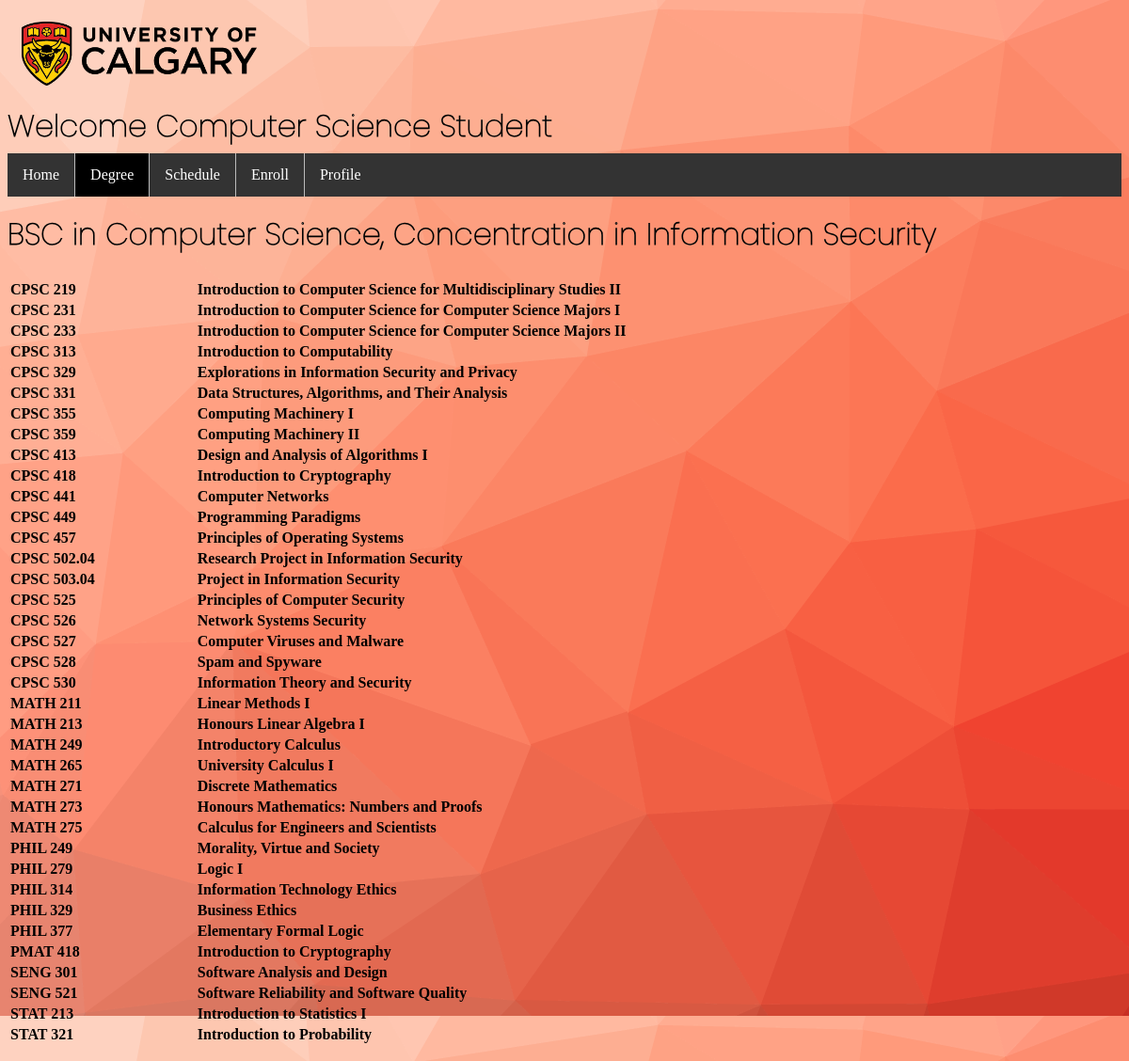
Screenshot of /pages/student/student_degree.php (signed in) with the database file from the repository.
### tables this page shows
CREATE TABLE `degree` (
  `Deg_ID` int(10) NOT NULL,
  `Type` char(5) NOT NULL,
  `Name` char(255) NOT NULL
);

CREATE TABLE `course` (
  `Cid` int(10) NOT NULL,
  `Acronym` char(4) DEFAULT NULL,
  `Number` float DEFAULT NULL,
  `Name` char(255) DEFAULT NULL,
  `Description` varchar(2000) NOT NULL
);

### pages/student/student_degree.php (the view, shortened to what this page needs)
<!DOCTYPE html>
<html>
<head>
<link rel="stylesheet" type="text/css" href="index.css">
<link href="/testing/test.css" rel="stylesheet">
</head>
<body>
    <?php $page = 'degree'; include("student_nav.php");?>
    <p>
    <?php
        $UCID = $_SESSION['student_id'];
        $sql = "SELECT * FROM enroll_deg WHERE UCID = $UCID ";
        $result = mysqli_query($conn, $sql);
        while($row = $result->fetch_assoc()){
            $DEG_ID = $row['Deg_ID'];
        }
        $sql = "SELECT Acronym, Number, course.Name ,degree.Name AS DEG_NAME
                    FROM degree
        	        NATURAL JOIN major
                    LEFT OUTER JOIN course
             	        ON course.Cid = major.Cid
                    WHERE Deg_ID = $DEG_ID
                    ORDER BY Acronym, Number";
        $result = mysqli_query($conn, $sql);
        $row = $result->fetch_assoc();
        echo "<h1>" . $row['DEG_NAME'] . "</h1> <BR>";
        echo "<table style='width:100%' >";
        while($row = $result->fetch_assoc()){
            echo "<tr>";
            echo "<th align='left'>" . $row['Acronym'] . " " . $row['Number'] . "</th><th align='left'>" . $row['Name'] . "</th>";
            echo "</tr>";
        }
        echo "</table>";
    ?>
    </p>
</body>
</html>

### pages/student/student_nav.php (shortened to what this page needs)
<img id = "logo" src="/images/logo.png">
<?php
    echo "<h1> Welcome " . $_SESSION['student_f_name'] . " " .$_SESSION['student_m_name']." ". $_SESSION['student_l_name'] . "</h1>";
?>
<ul class = "nav">
   <li>
       <a <?php echo ($page == 'home') ? "class='active'" : ""; ?>
              href="student_home.php">Home</a></li>
   <li>
       <a <?php echo ($page == 'degree') ? "class='active'" : ""; ?>
               href="student_degree.php">Degree</a></li>
   <li>
       <a <?php echo ($page == 'schedule') ? "class='active'" : ""; ?>
               href="#">Schedule</a></li>
   <li>
       <a <?php echo ($page == 'enroll') ? "class='active'" : ""; ?>
               href="student_enroll.php">Enroll</a></li>
   <li>
       <a <?php echo ($page == 'profile') ? "class='active'" : ""; ?>
               href="#">Profile</a></li>
</ul>

### css/index.css (style rules this page uses)
#logo { width: 350px; padding: 15px; }
a:link { color: white; }
body { background-image: url("/images/pattern.png") }
h1 { font-family: 'Poppins', sans-serif; font-weight: 100; margin-bottom: 5px; color: white; -webkit-text-stroke: 1px black; }

### testing/test.css (style rules this page uses)
.nav { list-style-type: none; margin: 0; padding: 0; overflow: hidden; background-color: #333; }
.nav li { float: left; }
.nav li a { display: block; color: white; text-align: center; padding: 14px 16px; text-decoration: none; }
.active { background-color: black; }
li { border-right: 1px solid #bbb; }
li:last-child { border-right: none; }
h1 { margin-top: 0px; }
#logo { width: 250px; padding: 15px; }

### rows the page displays
degree: Name "BSC in Computer Science, Concentration in Information Security", course.Acronym "CPSC", course.Number "219", course.Name "Introduction to Computer Science for Multidisciplinary Studies II", course.Number "231", course.Name "Introduction to Computer Science for Computer Science Majors I", course.Number "233", course.Name "Introduction to Computer Science for Computer Science Majors II", course.Number "313", course.Name "Introduction to Computability", course.Number "329", course.Name "Explorations in Information Security and Privacy", course.Number "331", course.Name "Data Structures, Algorithms, and Their Analysis", course.Number "355", course.Name "Computing Machinery I", course.Number "359", course.Name "Computing Machinery II", course.Number "413", course.Name "Design and Analysis of Algorithms I", course.Number "418", course.Name "Introduction to Cryptography", course.Number "441", course.Name "Computer Networks", course.Number "449", course.Name "Programming Paradigms", course.Number "457", course.Name "Principles of Operating Systems", course.Number "502.04", course.Name "Research Project in Information Security", course.Number "503.04", course.Name "Project in Information Security", course.Number "525", course.Name "Principles of Computer Security", course.Number "526", course.Name "Network Systems Security", course.Number "527", course.Name "Computer Viruses and Malware", course.Number "528", course.Name "Spam and Spyware", course.Number "530", course.Name "Information Theory and Security", course.Acronym "MATH", course.Number "211", course.Name "Linear Methods I", course.Number "213", course.Name "Honours Linear Algebra I", course.Number "249", course.Name "Introductory Calculus", course.Number "265", course.Name "University Calculus I", course.Number "271", course.Name "Discrete Mathematics", course.Number "273", course.Name "Honours Mathematics: Numbers and Proofs", course.Number "275", course.Name "Calculus for Engineers and Scientists", course.Acronym "PHIL", course.Name "Morality, Virtue and Society", course.Number "279", course.Name "Logic I", course.Number "314", course.Name "Information Technology Ethics", course.Name "Business Ethics", course.Number "377", course.Name "Elementary Formal Logic", course.Acronym "PMAT", course.Acronym "SENG", course.Number "301", course.Name "Software Analysis and Design", course.Number "521", course.Name "Software Reliability and Software Quality", course.Acronym "STAT", course.Name "Introduction to Statistics I", course.Number "321", course.Name "Introduction to Probability"

### other values shown
$_SESSION['student_f_name'] "Computer"
$_SESSION['student_m_name'] "Science"
$_SESSION['student_l_name'] "Student"
